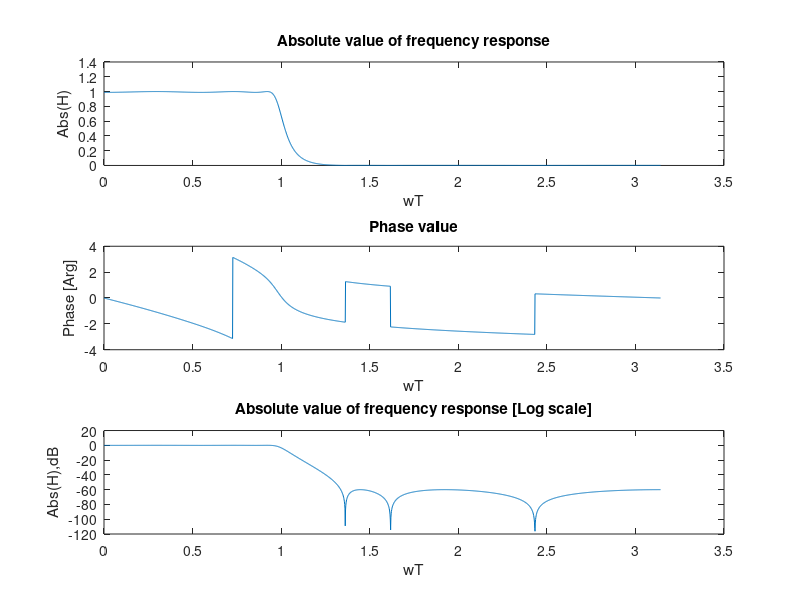

Source code (MATLAB):
%f = 1; 

%T= 1/f; 

%w = 2*pi*f; 

wT = linspace(0,pi,2001);

a0 = 0.00891905342725;
a1 = 0.01067677307842;
a2 = 0.02206621636788;
a3 = 0.02082781458465;
a4 = 0.02206621636788;
a5 = 0.01067677307842;
a6 = 0.00891905342725;

b1 = -3.25871965943552;
b2 = 5.40811082492794;
b3 = -5.37001371103694;
b4 = 3.33923666963572;
b5 = -1.21769664332873;
b6 = 0.20444044173525;
A = [a0,a1,a2,a3,a4,a5,a6];
B = [1,b1,b2,b3,b4,b5,b6];


H = freqz(A,B,wT);
subplot(3,1,1);
plot(wT,abs(H));
title('Absolute value of frequency response');
xlabel('wT');
ylabel('Abs(H)');

subplot(3,1,2);
plot(wT, angle(H));
title('Phase value');
xlabel('wT');
ylabel('Phase [Arg]');

subplot(3,1,3);
plot(wT,20*log10(abs(H)));
title('Absolute value of frequency response [Log scale]');
xlabel('wT');
ylabel('Abs(H),dB');


